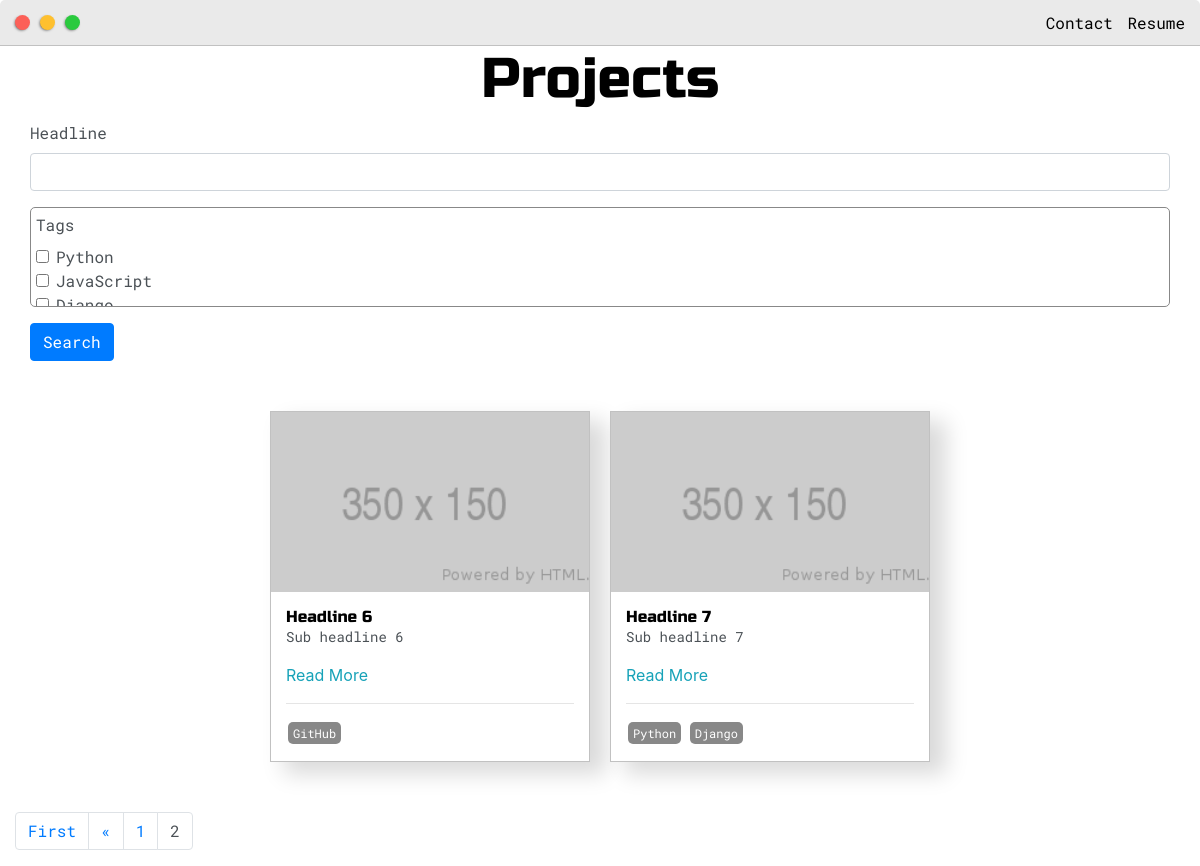
The app's page /posts/?page=3, older data.
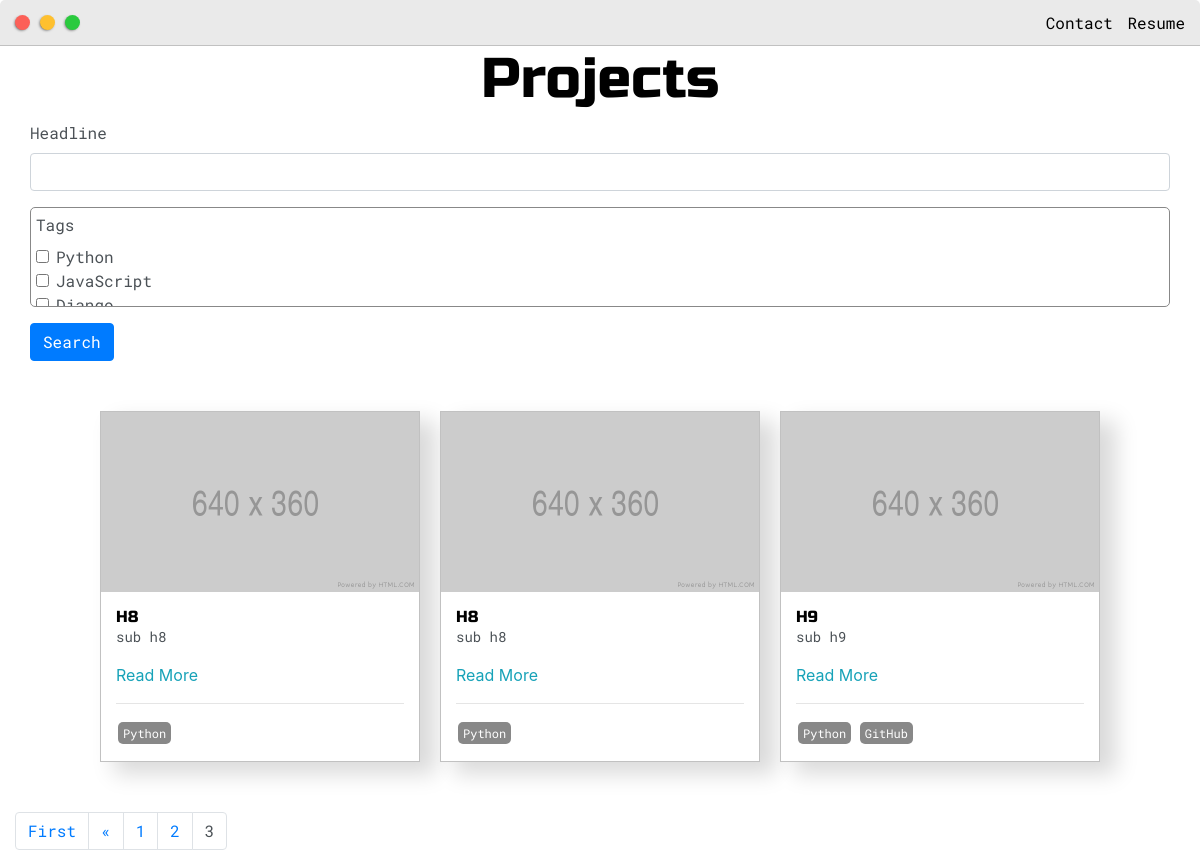
The same page, newer data.
### base/models.py (models this page shows, shortened)
class Post(models.Model):
    headline = models.CharField(max_length=200)
    sub_headline = models.CharField(max_length=200, null=True, blank=True)
    thumbnail = models.ImageField(null=True, blank=True, upload_to="images", default="placeholder1.png")
    body = RichTextUploadingField(null=True, blank=True)
    created = models.DateTimeField(auto_now_add=True)
    active = models.BooleanField(default=False)
    featured = models.BooleanField(default=False)
    tags = models.ManyToManyField(Tag, null=True)
    slug = models.SlugField(null=True, blank=True)

class Tag(models.Model):
    name = models.CharField(max_length=200)
    def __str__(self):
        return self.name

### base/views.py (the view)
# urls.py: path('posts/', views.posts, name='posts'),
def posts(request):
    posts = Post.objects.filter(active=True)
    myFilter = PostFilter(request.GET, queryset=posts)
    posts = myFilter.qs
    page = request.GET.get('page')
    paginator = Paginator(posts, 5)
    try:
        posts = paginator.page(page)
    except PageNotAnInteger:
        posts = paginator.page(1)
    except EmptyPage:
        posts = paginator.page(paginator.num_pages)
    context = {'posts': posts, 'myFilter': myFilter}
    return render(request, 'base/posts.html', context)

### base/templates/base/posts.html (shortened to what this page needs)
{% extends 'base/main.html' %}
{% load static %}
{% block content %}
    {%  load crispy_forms_tags %}
<div class="main-container">
    <h1 style="text-align: center">Projects</h1>
    <form id="searchForm" method="GET">
        {{ myFilter.form | crispy }}
        <input class="btn btn-primary" type="submit" value="Search">
    </form>
    <div class="post-wrapper">
        {% for post in posts %}
        <div>
            <div class="post">
                <img class="thumbnail" src="{{ post.thumbnail.url }}">
                <div class="post-preview">
                    <h6 class="post-title">{{ post.headline }}</h6>
                    <p class="post-intro">{{ post.sub_headline }}</p>
                    <a href="{% url 'post' post.slug %}">Read More</a>
                    <hr>
                        {% for tag in post.tags.all %}
                            <span class="tag" >{{ tag }}</span>
                        {% endfor %}
                </div>
            </div>
        </div>
        {% empty %}
            <h3>No Posts to show ..</h3>
        {% endfor %}
    </div>
    <div class="row">
        {% if posts.has_other_pages %}
            <ul class="pagination">
                {% if posts.has_previous %}
                    <li class="page-item"><a data-page="1" href="?page=1" class="page-link">First</a></li>
                    <li class="page-item"><a data-page="{{ posts.previous_page_number }}" href="?page={{ posts.previous_page_number }}" class="active page-link">&laquo</a></li>
                {% endif %}
                {% for i in posts.paginator.page_range %}
                    {% if posts.number == i %}
                        <li class="page-item"><a class="active page-link">{{ i }}</a></li>
                    {% else %}
                        <li class="page-item"><a data-page="{{ i }}" href="?page={{ i }}" class="page-link">{{ i }}</a></li>
                    {% endif %}
                {% endfor %}
            </ul>
        {% endif %}
    </div>
</div>
{% endblock content%}

Row changes from the older to the newer data that the page shows:
no longer on this page (row unchanged): Post: thumbnail (placeholder picture), headline "Headline 6", sub_headline "Sub headline 6", Tag (name "GitHub")
no longer on this page (row edited): Post: thumbnail (placeholder picture), headline "Headline 7", sub_headline "Sub headline 7", Tag (name "Python")
no longer on this page (row unchanged): Tag: name "Django", shown under "Headline 7"
added Post: thumbnail (placeholder picture), headline "H8", sub_headline "sub h8", Tag (name "Python")
added Post: thumbnail (placeholder picture), headline "H8", sub_headline "sub h8", Tag (name "Python")
added Post: thumbnail (placeholder picture), headline "H9", sub_headline "sub h9", Tag (name "Python"), Tag (name "GitHub")
Text that changed along with them:
list line gone: "2"
new list line: "2"
new list line: "3"
